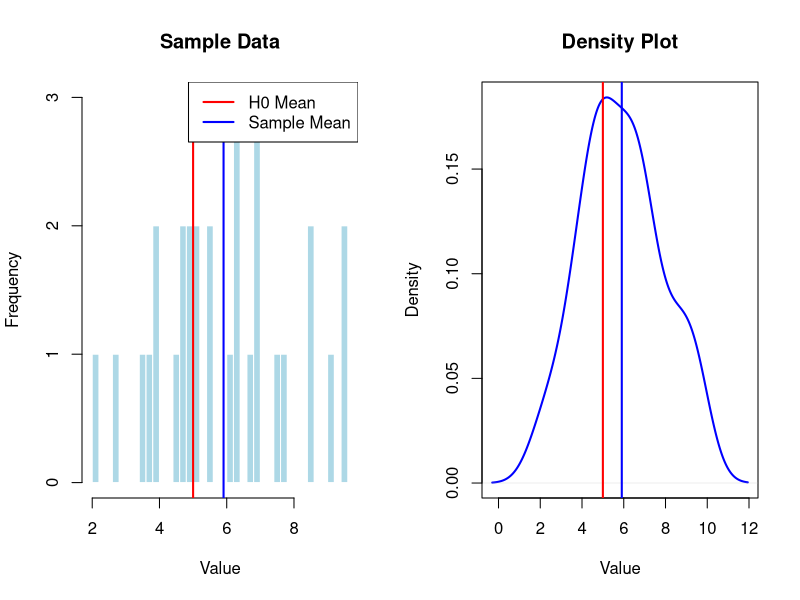

Write R code to recreate this figure.
# -----------------------------------
# Experiment 10: Hypothesis Testing
# -----------------------------------

mu0 <- 5
mu1 <- 6
sigma <- 2
n <- 30
alpha <- 0.05

set.seed(123)

# Generate sample data
sample_data <- rnorm(
  n,
  mean = mu1,
  sd = sigma
)


# -----------------------------------
# One-Sample t-Test
# H0: mu = 5
# H1: mu > 5
# -----------------------------------

t_test_result <- t.test(sample_data,mu = mu0,alternative = "greater")

# -----------------------------------
# Decision
# -----------------------------------

if (t_test_result$p.value < alpha) {
  
  decision <- "Reject H0"
  
} else {
  
  decision <- "Fail to Reject H0"
}


# -----------------------------------
# Output
# -----------------------------------

print(paste("Test statistic:",t_test_result$statistic))

print(paste("P-value:",t_test_result$p.value))

print(paste("Decision:",decision))

# -----------------------------------
# Graphs
# -----------------------------------

par(mfrow = c(1, 2))

# Histogram
hist(sample_data,
     breaks = 30,
     col = "lightblue",
     main = "Sample Data",
     xlab = "Value",
     border = "white")

abline(v = mu0,
       col = "red",
       lwd = 2)

abline(v = mean(sample_data),
       col = "blue",
       lwd = 2)

legend("topright",
       legend = c("H0 Mean", "Sample Mean"),
       col = c("red", "blue"),
       lwd = 2)


# Density plot
plot(density(sample_data),
     col = "blue",
     lwd = 2,
     main = "Density Plot",
     xlab = "Value")

abline(v = mu0,
       col = "red",
       lwd = 2)

abline(v = mean(sample_data),
       col = "blue",
       lwd = 2)
